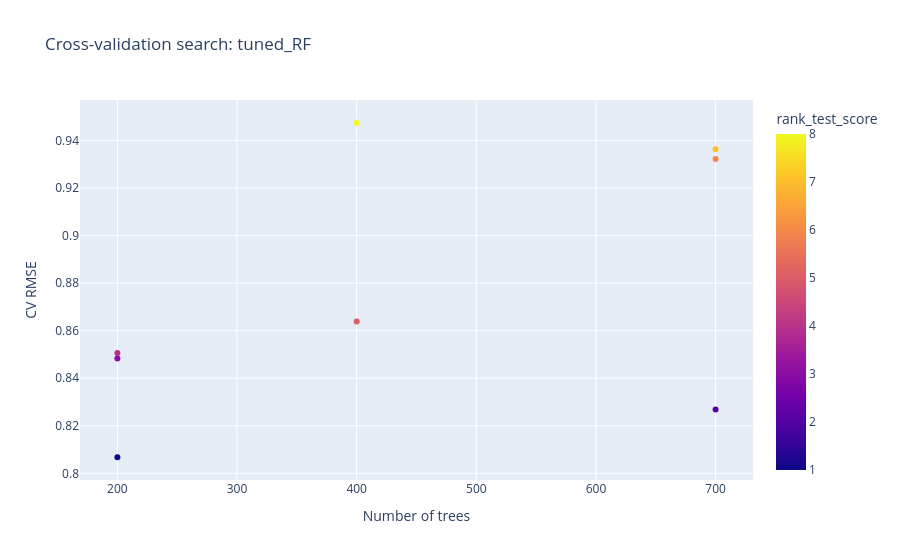
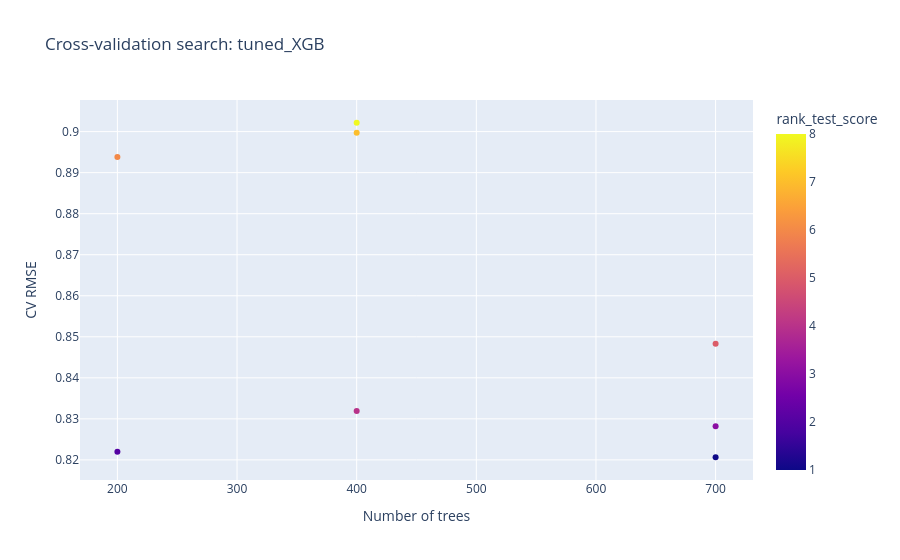

Notebook code cell kept with these figures, in order:
### Code cell
for name, cv_table in tuning_cv_tables.items():
    search_plot = px.scatter(
        cv_table,
        x="param_model__n_estimators",
        y=-cv_table["mean_test_score"],
        color="rank_test_score",
        hover_data=["params", "std_test_score"],
        title=f"Cross-validation search: {name}",
        labels={"y": "CV RMSE", "param_model__n_estimators": "Number of trees"},
    )
    search_plot.show()

### Figure 1 — Plotly figure (JSON) as saved in the notebook; plotly's stock layout.template omitted (floating-point values rounded to 4 significant figures)
{"data": [{"customdata": [[{"model__max_depth": 10, "model__max_features": "sqrt", "model__min_samples_leaf": 4, "model__n_estimators": 400}, 0.03746], [{"model__max_depth": 5, "model__max_features": 1, "model__min_samples_leaf": 1, "model__n_estimators": 700}, 0.04135], [{"model__max_depth": 20, "model__max_features": 0.7, "model__min_samples_leaf": 2, "model__n_estimators": 200}, 0.03446], [{"model__max_depth": 10, "model__max_features": "sqrt", "model__min_samples_leaf": 2, "model__n_estimators": 200}, 0.03524], [{"model__max_depth": 10, "model__max_features": "sqrt", "model__min_samples_leaf": 1, "model__n_estimators": 200}, 0.03477], [{"model__max_depth": 5, "model__max_features": 1, "model__min_samples_leaf": 4, "model__n_estimators": 700}, 0.04565], [{"model__max_depth": 5, "model__max_features": "sqrt", "model__min_samples_leaf": 1, "model__n_estimators": 400}, 0.04562], [{"model__max_depth": 20, "model__max_features": 1, "model__min_samples_leaf": 4, "model__n_estimators": 700}, 0.03335]], "hovertemplate": "Number of trees=%{x}<br>CV RMSE=%{y}<br>params=%{customdata[0]}<br>std_test_score=%{customdata[1]}<br>rank_test_score=%{marker.color}<extra></extra>", "legendgroup": "", "marker": {"color": [5, 6, 1, 4, 3, 7, 8, 2], "coloraxis": "coloraxis", "symbol": "circle"}, "mode": "markers", "name": "", "orientation": "v", "showlegend": false, "type": "scatter", "x": [400, 700, 200, 200, 200, 700, 400, 700], "xaxis": "x", "y": [0.8639, 0.9322, 0.8068, 0.8506, 0.8484, 0.9363, 0.9475, 0.8268], "yaxis": "y"}], "layout": {"coloraxis": {"colorbar": {"title": {"text": "rank_test_score"}}, "colorscale": [[0, "#0d0887"], [0.1111, "#46039f"], [0.2222, "#7201a8"], [0.3333, "#9c179e"], [0.4444, "#bd3786"], [0.5556, "#d8576b"], [0.6667, "#ed7953"], [0.7778, "#fb9f3a"], [0.8889, "#fdca26"], [1, "#f0f921"]]}, "legend": {"tracegroupgap": 0}, "title": {"text": "Cross-validation search: tuned_RF"}, "xaxis": {"anchor": "y", "domain": [0, 1], "title": {"text": "Number of trees"}}, "yaxis": {"anchor": "x", "domain": [0, 1], "title": {"text": "CV RMSE"}}}}

### Figure 2 — Plotly figure (JSON) as saved in the notebook; plotly's stock layout.template omitted (floating-point values rounded to 4 significant figures)
{"data": [{"customdata": [[{"model__colsample_bytree": 0.85, "model__learning_rate": 0.02, "model__max_depth": 5, "model__min_child_weight": 1, "model__n_estimators": 400, "model__subsample": 0.85}, 0.03645], [{"model__colsample_bytree": 1, "model__learning_rate": 0.05, "model__max_depth": 5, "model__min_child_weight": 1, "model__n_estimators": 700, "model__subsample": 1}, 0.0285], [{"model__colsample_bytree": 0.85, "model__learning_rate": 0.05, "model__max_depth": 3, "model__min_child_weight": 6, "model__n_estimators": 200, "model__subsample": 1}, 0.0449], [{"model__colsample_bytree": 1, "model__learning_rate": 0.1, "model__max_depth": 5, "model__min_child_weight": 3, "model__n_estimators": 200, "model__subsample": 1}, 0.03264], [{"model__colsample_bytree": 0.7, "model__learning_rate": 0.02, "model__max_depth": 5, "model__min_child_weight": 6, "model__n_estimators": 700, "model__subsample": 0.85}, 0.03295], [{"model__colsample_bytree": 1, "model__learning_rate": 0.05, "model__max_depth": 2, "model__min_child_weight": 6, "model__n_estimators": 400, "model__subsample": 0.85}, 0.04172], [{"model__colsample_bytree": 0.85, "model__learning_rate": 0.1, "model__max_depth": 3, "model__min_child_weight": 6, "model__n_estimators": 700, "model__subsample": 1}, 0.02842], [{"model__colsample_bytree": 0.7, "model__learning_rate": 0.05, "model__max_depth": 2, "model__min_child_weight": 3, "model__n_estimators": 400, "model__subsample": 1}, 0.04142]], "hovertemplate": "Number of trees=%{x}<br>CV RMSE=%{y}<br>params=%{customdata[0]}<br>std_test_score=%{customdata[1]}<br>rank_test_score=%{marker.color}<extra></extra>", "legendgroup": "", "marker": {"color": [4, 1, 6, 2, 3, 7, 5, 8], "coloraxis": "coloraxis", "symbol": "circle"}, "mode": "markers", "name": "", "orientation": "v", "showlegend": false, "type": "scatter", "x": [400, 700, 200, 200, 700, 400, 700, 400], "xaxis": "x", "y": [0.8319, 0.8206, 0.8938, 0.822, 0.8282, 0.8997, 0.8483, 0.9022], "yaxis": "y"}], "layout": {"coloraxis": {"colorbar": {"title": {"text": "rank_test_score"}}, "colorscale": [[0, "#0d0887"], [0.1111, "#46039f"], [0.2222, "#7201a8"], [0.3333, "#9c179e"], [0.4444, "#bd3786"], [0.5556, "#d8576b"], [0.6667, "#ed7953"], [0.7778, "#fb9f3a"], [0.8889, "#fdca26"], [1, "#f0f921"]]}, "legend": {"tracegroupgap": 0}, "title": {"text": "Cross-validation search: tuned_XGB"}, "xaxis": {"anchor": "y", "domain": [0, 1], "title": {"text": "Number of trees"}}, "yaxis": {"anchor": "x", "domain": [0, 1], "title": {"text": "CV RMSE"}}}}
